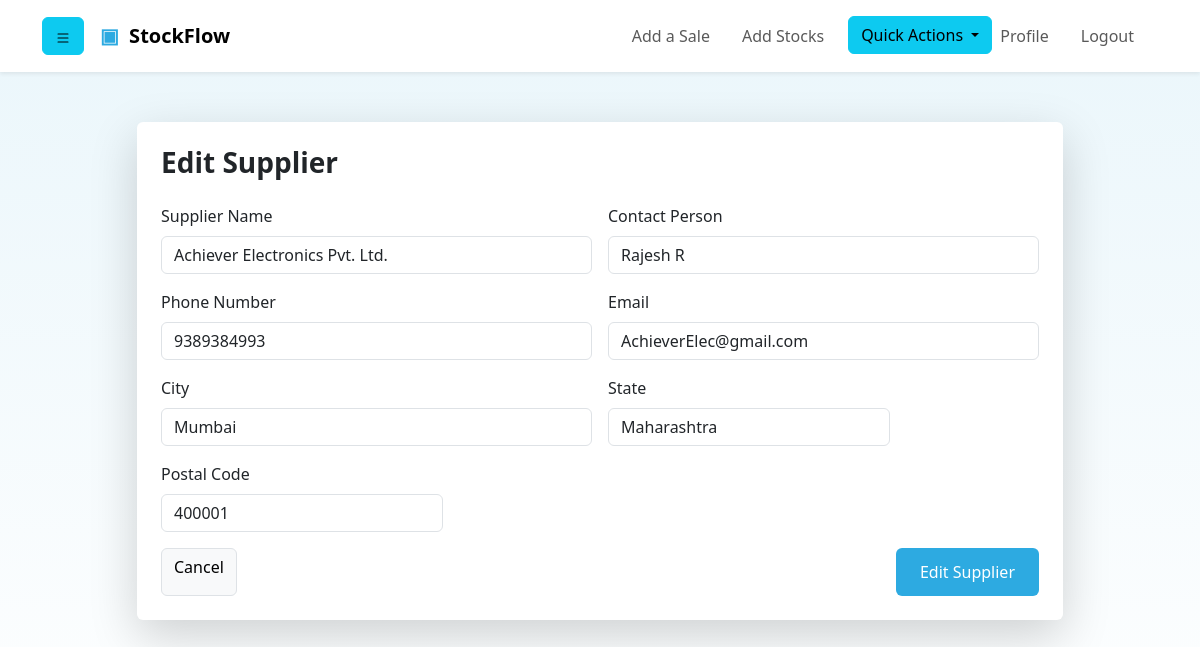
Page /supplier/5/edit/ (signed in) on the committed database.
### main/models.py (models this page shows, shortened)
class Supplier(models.Model):
    supplier_name = models.CharField("Enter supplier name." ,max_length=50)
    contact_person = models.CharField("Enter supplier's contact person name.", max_length=100)
    phone_number = models.CharField("Enter contact person phone number.", max_length=10, unique=True, null=True, blank=True)
    email = models.EmailField("Enter contact person email address.", max_length=30, unique=False)
    city = models.CharField(max_length=30, blank=True, null=True)
    state = models.CharField(max_length=50, blank=True, null=True)
    postal_code = models.CharField(max_length=10, blank=True, null=True)
    created_at = models.DateTimeField(auto_now_add=True)
    updated_at = models.DateTimeField(auto_now=True)
    class Meta:
        ordering = ['supplier_name']

### main/views.py (the view)
# urls.py: path('supplier/<int:pk>/edit/', views.SupplierUpdateView.as_view(), name='supplier_update'),
class SupplierUpdateView(LoginRequiredMixin, AuditMixin, UpdateView):
    model = Supplier
    form_class = SupplierForm
    template_name = 'main/supplier_form.html'
    success_url = reverse_lazy('supplier_list')
    audit_action = 'U'

### main/forms.py
class SupplierForm(forms.ModelForm):
    class Meta:
        model = Supplier
        fields = '__all__'
        widgets = {
            'supplier_name': forms.TextInput(attrs={
                'class': 'form-control',
            }),
            'contact_person': forms.TextInput(attrs={
                'class': 'form-control',
                'placeholder': "Enter the supplier's contact person name."
            }),
            'phone_number': forms.TextInput(attrs={
                'class': 'form-control',
            }),
            'email': forms.TextInput(attrs={
                'class': 'form-control',
            }),
            'city': forms.TextInput(attrs={
                'class': 'form-control',
            }),
            'state': forms.TextInput(attrs={
                'class': 'form-control',
            }),
            'postal_code': forms.TextInput(attrs={
                'class': 'form-control',
            }),
        }

### templates/main/supplier_form.html (shortened to what this page needs)
{% extends 'base.html' %}
{% block content %}
<div class="container">
    <div class="row justify-content-center">
        <div class="col-lg-10">
            <div class="card shadow-lg border-0">
                <div class="card-body p-4">
                    <h3 class="fw-bold mb-4">
                        {% if form.instance.pk %}
                            Edit Supplier
                        {% else %}
                            Add Supplier
                        {% endif %}
                    </h3>
                    <form method="post" class="row g-3" novalidate>
                        <div class="col-md-6">
                            <label for="id_product_name" class="form-label">Supplier Name</label>
                            {{ form.supplier_name }}
                        </div>
                        <div class="col-md-6">
                            <label for="id_SKU" class="form-label">Contact Person</label>
                            {{ form.contact_person }}
                        </div>
                        <div class="col-md-6">
                            <label for="id_category" class="form-label">Phone Number</label>
                            {{ form.phone_number }}
                        </div>
                        <div class="col-md-6">
                            <label for="id_sub_category" class="form-label">Email</label>
                            {{ form.email }}
                        </div>
                        <div class="col-md-6">
                            <label for="id_supplier" class="form-label">City</label>
                            {{ form.city }}
                        </div>
                        <div class="col-md-4">
                            <label for="id_cost_price" class="form-label">State</label>
                            {{ form.state }}
                        </div>
                        <div class="col-md-4">
                            <label for="id_selling_price" class="form-label">Postal Code</label>
                            {{ form.postal_code }}
                        </div>
                        <div class="col-12 d-flex justify-content-between mt-3">
                            <a href="{% url 'supplier_list' %}" class="btn btn-light border">
                                Cancel
                            </a>
                            <button type="submit" class="btn btn-primary px-4">
                                {% if form.instance.pk %}
                                    Edit Supplier
                                {% else %}
                                    Save Supplier
                                {% endif %}
                            </button>
                        </div>
                    </form>
                </div>
            </div>
        </div>
    </div>
</div>
{% endblock %}

### static/css/style.css (style rules this page uses)
html, body { min-height: 100%; }
body { background: linear-gradient(#eaf6fb, #ffffff); font-family: system-ui; margin: 0; padding: 0; }
.btn-primary { background: #2daae1; border: none; padding: 12px 24px; }

### rows in the picture
Supplier: supplier_name "Achiever Electronics Pvt. Ltd.", contact_person "Rajesh R", phone_number "9389384993", email "AchieverElec@gmail.com", city "Mumbai", state "Maharashtra", postal_code "400001"
